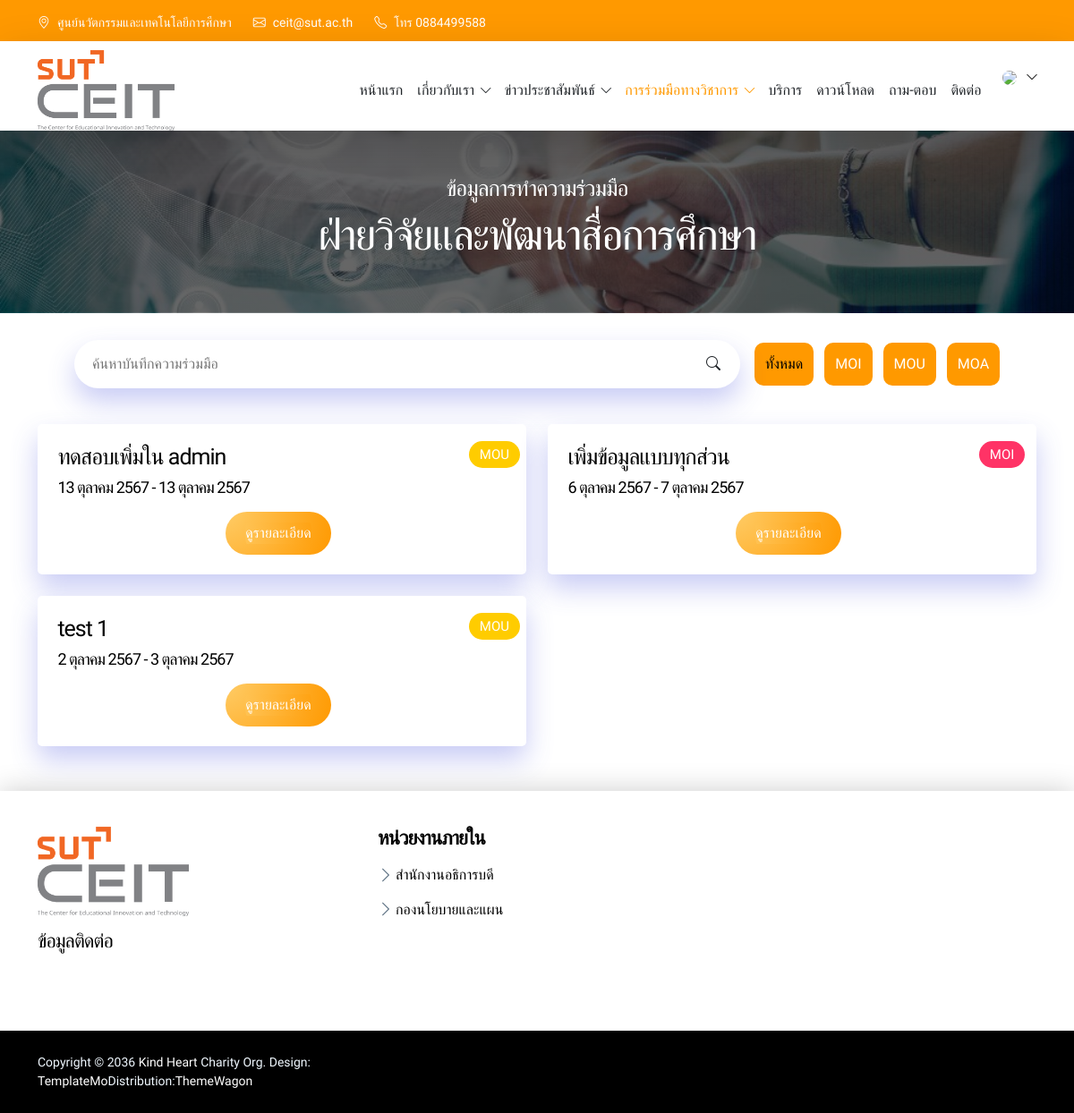
Screenshot of /member/moAgency.php?ag_id=2 with the database file from the repository.
### tables this page shows
CREATE TABLE `contact` (
  `contact_no` int(11) NOT NULL COMMENT 'เลขที่ติดต่อ',
  `contact_address` varchar(255) NOT NULL COMMENT 'ที่อยู่ : หน่วยงาน',
  `contact_university` varchar(500) NOT NULL COMMENT 'ที่อยู่ : ศูนย์นวัตรกรรม',
  `contact_tel` varchar(20) NOT NULL COMMENT 'เบอร์โทรศัพท์',
  `contact_email` varchar(255) NOT NULL COMMENT 'อีเมล'
);

CREATE TABLE `agency_university` (
  `ag_id` int(11) NOT NULL COMMENT 'รหัสฝ่ายงาน',
  `agencyname_thai` varchar(100) NOT NULL COMMENT 'ชื่อฝ่ายงาน'
);

CREATE TABLE `mou` (
  `mouid` int(11) NOT NULL COMMENT 'รหัสMOU',
  `dates_tr` date NOT NULL,
  `deptNameCo` varchar(250) NOT NULL COMMENT 'ชื่อหน่วยงานที่มีความร่วมมือ',
  `Mo_type` varchar(1) NOT NULL COMMENT 'ประเภทความร่วมมือ{\r\n1:MOI, 2:MOU, 3:MOA}',
  `department` varchar(1) NOT NULL COMMENT 'หนาวยงาน/สถาบัน{\r\n1:ภายในประเทศ, 2:ต่างประเทศ}',
  `deptType` int(11) NOT NULL COMMENT 'ประเภทหน่วยงาน',
  `depAddress` varchar(255) NOT NULL COMMENT 'ที่อยู่ของหน่วยงานที่ร่วมมือ',
  `time_mou` varchar(255) NOT NULL COMMENT 'ระยะเวลาของบันทึกความร่วมมือ',
  `CountyName` varchar(250) NOT NULL COMMENT 'ชื่อประเทศ',
  `nameMou` varchar(250) NOT NULL COMMENT 'ชื่อบันทึกความร่วมมือทางวิชาการ',
  `dateStart` date NOT NULL COMMENT 'วัน/เดือน/ปี ที่ลงนาม',
  `dateExpired` date NOT NULL COMMENT 'วัน/เดือน/ปี หมดอายุ',
  `deptAciton` varchar(250) NOT NULL COMMENT 'ชื่อหน่วยงานที่ดำเนินการ',
  `signRmuti` varchar(250) NOT NULL COMMENT 'ชื่อผู้ลงนาม (ฝ่าย มทร.)',
  `signRmutiWitness` varchar(250) NOT NULL COMMENT 'ชื่อพยาน (ฝ่าย มทร.)',
  `signCo` varchar(250) NOT NULL COMMENT 'ชื่อผู้ลงนาม (ฝ่ายพันธมิตร)',
  `signCoWitness` varchar(250) NOT NULL COMMENT 'ชื่อพยาน (ฝ่ายพันธมิตร)',
  `objDesc` varchar(2000) NOT NULL COMMENT 'วัตถุประสงค์ของความร่วมมือ',
  `activityDesc` varchar(2000) NOT NULL COMMENT 'กิจกรรมที่เกิดจากความร่วมมือ',
  `userDesc` varchar(250) NOT NULL COMMENT 'ผู้ให้ข้อมูล{ชื่อ, สังกัด, ช่องทางการติดต่อ}',
  `date_log` datetime NOT NULL,
  `IsActive` varchar(250) NOT NULL COMMENT 'สถานะการทำงาน{Active, Inactive}',
  `renewal` varchar(1) NOT NULL COMMENT 'เงื่อนไขการต่ออายุ{\r\n1: , 2: , 3: , 4: }',
  `renewaltime` varchar(10) NOT NULL COMMENT 'จำนวนอายุต่ออัตโนมัติ',
  `ag_id` int(11) NOT NULL COMMENT 'รหัสหน่วยงานภายในมหาลัย',
  `file_path` varchar(500) NOT NULL COMMENT 'PDF File',
  `gg_drive` varchar(1000) NOT NULL COMMENT 'ลิงค์ google drive',
  `goal_id` varchar(100) NOT NULL COMMENT 'รหัสเป้าประสงค์การลงนาม'
);

### member/moAgency.php (the view, shortened to what this page needs)
<?php include("../database/connect.php");
$sqlag = "SELECT * FROM agency_university WHERE ag_id='".$_GET['ag_id']."'";
$query = mysqli_query($conn,$sqlag);
$ag = mysqli_fetch_assoc($query);
?>
<!doctype html>
<html lang="en">
<head>
    <link href="../assets/css/bootstrap.min.css" rel="stylesheet">
    <link href="../assets/vendor/bootstrap-icons/bootstrap-icons.css" rel="stylesheet">
    <link href="../assets/vendor/boxicons/css/boxicons.min.css" rel="stylesheet">
    <link href="../assets/css/main.css" rel="stylesheet">
    <link href="../assets/vendor/aos/aos.css" rel="stylesheet">
</head>
<body>
    <?php include("menu.php") ?>
    <section class="mou-header section-bg text-center">
        <div class="container">
            <div class="col-lg-12 col-12">
                <h5>ข้อมูลการทำความร่วมมือ</h5>
                <h1><?php echo $ag['agencyname_thai']; ?></h1>
            </div>
        </div>
    </section>
    <section class="mou-area">
        <div class="container">
            <div class="d-flex align-items-center justify-content-center">
                <form action="moAgency.php" class="custom-form search-form col-lg-8 col-12 me-3" method="get">
                    <input type="text" class="search-control" name="search_mou" placeholder="ค้นหาบันทึกความร่วมมือ">
                    <button type="submit" class="form-control">
                        <i class="bi-search"></i>
                    </button>
                </form>
                <div class="filters">
                    <button data-filter="*" class="moumore-btn me-2 active">ทั้งหมด</button>
                    <button data-filter=".1" class="moumore-btn me-2">MOI</button>
                    <button data-filter=".2" class="moumore-btn me-2">MOU</button>
                    <button data-filter=".3" class="moumore-btn">MOA</button>
                </div>
            </div>
            <div class="row g-4 mt-3" id="DBmou">
                <?php function DateThai($strDate) {
                    $strYear = date("Y",strtotime($strDate))+543;
                    $strMonth= date("n",strtotime($strDate));
                    $strDay= date("j",strtotime($strDate));
                    $strMonthCut = Array("","มกราคม.","กุมภาพันธ์","มีนาคม","เมษายน","พฤษภาคม","มิถุนายน","กรกฎาคม","สิงหาคม","กันยายน","ตุลาคม","พฤศจิกายน","ธันวาคม");
                    $strMonthThai=$strMonthCut[$strMonth];
                    return "$strDay $strMonthThai $strYear"; }
                ?>
                <?php
                if (isset($_GET['search_mou']) && !empty($_GET['search_mou'])) {
                    $search_query = mysqli_real_escape_string($conn, $_GET['search_mou']);
                    $sql = "SELECT * FROM mou WHERE ag_id='".$_GET['ag_id']."' AND nameMou LIKE '%" . $search_query . "%' ORDER BY dateStart DESC";
                } else {
                    $sql = "SELECT * FROM mou WHERE ag_id='".$_GET['ag_id']."' ORDER BY dateStart DESC";
                }
                $query = mysqli_query($conn, $sql);
                    while ($row=mysqli_fetch_assoc($query)) { ?>
                        <div class="col-lg-6 item <?php echo $row['Mo_type']; ?>">
                            <div class="mou-detail-item">
                                <div class="d-flex">
                                    <div class="mou-content col-lg-11">
                                        <h3><?php echo $row['nameMou']; ?></h3>
                                        <h5><?php echo DateThai($row['dateStart']) ." - ". DateThai($row['dateExpired']); ?></h5>
                                    </div>
                                    <?php
                                        if ($row['Mo_type']==1) {
                                            echo '<div class="col-lg-3"><span class="Mtype-MOI">MOI</span></div>';
                                        } elseif ($row['Mo_type']==2) {
                                            echo '<div class="col-lg-3"><span class="Mtype-MOU">MOU</span></div>';
                                        } elseif ($row['Mo_type']==3) {
                                            echo '<div class="col-lg-3"><span class="Mtype-MOA">MOA</span></div>';
                                        }
                                    ?>
                                </div>
                                <div class="d-flex justify-content-center mt-2">
                                    <a href="moDetails.php?mouid=<?php echo $row['mouid'] ?>" class="moudetail-btn me-2">ดูรายละเอียด</a>
                                </div>
                            </div>
                        </div>
                   <?php }
                ?>
            </div>
        </div>
    </section>
    <?php
        include("footer.php");
    ?>
</body>

### member/menu.php (shortened to what this page needs)
<?php require_once '../database/connect.php';
$menu=basename($_SERVER['PHP_SELF']);
?>
<header class="site-header">
    <div class="container">
        <div class="row">
            <?php
                $sqlcon = "SELECT * FROM contact";
                $querycon = mysqli_query($conn,$sqlcon);
                $resultcon = mysqli_fetch_assoc($querycon);
            ?>
            <div class="col-lg-8 col-12 d-flex flex-wrap">
                <p class="d-flex me-4 mb-0">
                    <i class="bi-geo-alt me-2"></i>
                    ศูนย์นวัตกรรมและเทคโนโลยีการศึกษา
                </p>
                <p class="d-flex me-4 mb-0">
                    <i class="bi-envelope me-2"></i>
                    <a href="patchare.sr@rmuti.ac.th">
                        <?php echo $resultcon['contact_email']; ?>
                    </a>
                </p>
                <p class="d-flex mb-0">
                    <i class="bi bi-telephone me-2"></i>
                    โทร <?php echo $resultcon['contact_tel']; ?>
                </p>
            </div>
        </div>
    </div>
</header>
<nav class="navbar navbar-expand-lg shadow-lg">
    <div class="container">
        <a href="index.php">
            <img src="../assets/img/logo.png" height="90px" alt="">
        </a>
        <div class="collapse navbar-collapse" id="navbarNav">
            <ul class="navbar-nav ms-auto">
                <li class="nav-item" >
                    <a class="nav-link <?php echo ($menu=='index.php'?'active':'') ?>" href="index.php">หน้าแรก</a>
                </li>
                <li class="nav-item dropdown">
                    <a class="nav-link click-scroll dropdown-toggle <?php echo ($menu=='examSchedule.php'|| $menu=='mission.php'|| $menu=='people.php'?'active':'') ?>" href="#"
                        id="navbarLightDropdownMenuLink" role="button" data-bs-toggle="dropdown"
                        aria-expanded="false">เกี่ยวกับเรา</a>
                </li>
                <li class="nav-item dropdown">
                    <a class="nav-link click-scroll dropdown-toggle <?php echo ($menu=='news.php'|| $menu=='newsactivity.php'|| $menu=='newsdetail.php'|| $menu=='newsall.php'?' active':'') ?>" href="#"
                        id="navbarLightDropdownMenuLink" role="button" data-bs-toggle="dropdown"
                        aria-expanded="false">ข่าวประชาสัมพันธ์</a>
                </li>
                <li class="nav-item dropdown">
                    <a class="nav-link click-scroll dropdown-toggle <?php echo ($menu=='DBmou.php'|| $menu=='DBactivity.php'|| $menu=='moAgency.php'|| $menu=='moDetails.php'|| $menu=='actAgency.php'|| $menu=='actDetails.php'|| $menu=='mouDB.php'|| $menu=='activityDB.php'|| $menu=='mouSystem.php'|| $menu=='mouEdit.php'|| $menu=='activitySystem.php'|| $menu=='activityEdit.php'?' active':'') ?>" href="#"
                        id="navbarLightDropdownMenuLink" role="button" data-bs-toggle="dropdown"
                        aria-expanded="false">การร่วมมือทางวิชาการ</a>
                </li>
                <li class="nav-item">
                    <a class="nav-link <?php echo ($menu=='service.php'|| $menu=='SVdetail.php'?'active':'') ?>" href="service.php">บริการ</a>
                </li>
                <li class="nav-item">
                    <a class="nav-link <?php echo ($menu=='download.php'?'active':'') ?>" href="download.php">ดาวน์โหลด</a>
                </li>
                <li class="nav-item">
                    <a class="nav-link <?php echo ($menu=='qa.php'?'active':'') ?>" href="qa.php">ถาม-ตอบ</a>
                </li>
                <li class="nav-item">
                    <a class="nav-link <?php echo ($menu=='contact.php'?'active':'') ?>" href="contact.php">ติดต่อ</a>
                </li>
                <li class="nav-item dropdown ms-3">
                    <a class="nav-profile click-scroll dropdown-toggle <?php echo ($menu=='peofileEdit.php'?'active':'') ?>" href="#"
                        id="navbarLightDropdownMenuLink" role="button" data-bs-toggle="dropdown"
                        aria-expanded="false">
                        <img src="../pic/logo/<?php echo $_SESSION['ag_img']; ?>" class="rounded-circle">
                    </a>
                </li>
            </ul>
        </div>
    </div>
</nav>

### rows the page displays
contact: contact_email "ceit@sut.ac.th", contact_tel "0884499588"
agency_university: agencyname_thai "ฝ่ายวิจัยและพัฒนาสื่อการศึกษา"
mou: nameMou "ทดสอบเพิ่มใน admin", dateStart "13 ตุลาคม 2567", dateExpired "13 ตุลาคม 2567", Mo_type "MOU"
mou: nameMou "เพิ่มข้อมูลแบบทุกส่วน", dateStart "6 ตุลาคม 2567", dateExpired "7 ตุลาคม 2567", Mo_type "MOI"
mou: nameMou "test 1", dateStart "2 ตุลาคม 2567", dateExpired "3 ตุลาคม 2567", Mo_type "MOU"
